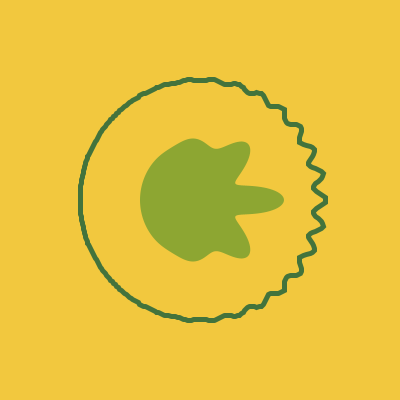
Frame 1 (no input)
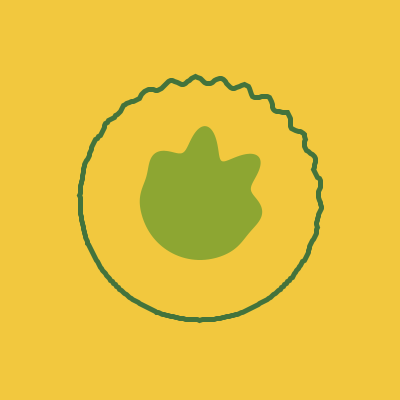
Frame 60 (the mouse pressed at the canvas centre just before this capture)
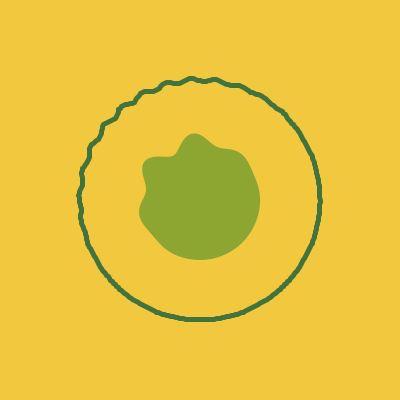
Frame 120 (the mouse held since frame 60 and released just before this capture)

The Processing sketch that drew these frames (run headless with seeded random() and noise(); from frame 60 on, the mouse is pressed at the canvas centre):

// Processing sketch: processing_180486
// ── processing_180486.pde

float phaseAngle = 0.0;
float phaseAngleIncrement = -5.0;

float samples = 360.0;

color backgroundColor = color(242, 200, 62);
color ringColor = color(67, 115, 60);
color blobColor = color(141, 166, 50);


void setup() {
  size(400, 400);
  frameRate(24);
  smooth(4);

  noFill();
  noStroke();
}

// this function acts like a filter.
// TODO(bbossard) : Replace this with a better behaved filter.
float getRange(float amplification, float rads) {
    float phase = radians(phaseAngle);
    float rangeFilter = map(cos(rads + phase), -1, 1, 0, 1);
    rangeFilter = amplification * pow(rangeFilter, 2.7);
    return rangeFilter;
}

void drawCircle(float amplification, float frequency, float radius){
  float x = 0;
  float y = 0;
  float rad = 0;
  float rangeFilter;
  float angle;
  float perturbation;
  float displacement;
  
  float phase = radians(phaseAngle);
  
  amplification *= cos(2*phase);
  
  beginShape();
  for (int i = 0; i < samples; i++) {
    angle = i / samples * 360;
    rad = radians(angle);

    rangeFilter = getRange(amplification, rad);

    perturbation = cos(frequency * rad + phase);
    
    displacement = radius * (1 + rangeFilter * perturbation);

    x = displacement * cos(rad);
    y = displacement * sin(rad);
    vertex(x, y);
  }
  endShape(CLOSE);
}

void draw() {
  // draw background
  fill(backgroundColor);
  rect(0, 0, width, height);

  pushMatrix();
  translate(width/2, height/2);

  // draw ring
  strokeWeight(5);
  stroke(ringColor);
  noFill();  
  drawCircle(0.05, 30, 120);
  
  // draw blob
  fill(blobColor);
  noStroke();
  drawCircle(0.4, 7, 60);
  
  popMatrix();
  
  phaseAngle += phaseAngleIncrement;
}
